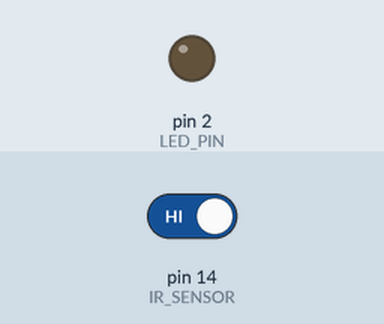
The sketch below on a simulated Arduino Uno, built with avr-gcc and run on an emulated ATmega328P. Parts: output pins drawn as LEDs (lit = HIGH). The test bench sets the inputs (shaded band); at power-on: pin 14 (IR_SENSOR) HIGH. What the sketch prints to the serial monitor is not drawn.

Above: at 1.2 s.
1.3 s: pin 14 (IR_SENSOR) driven LOW
At 2.4 s:
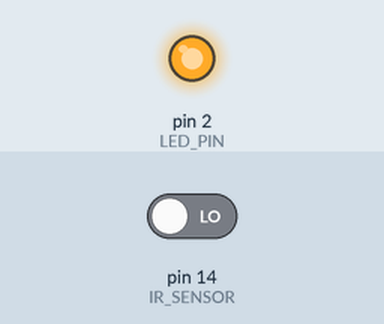
2.8 s: pin 14 (IR_SENSOR) driven HIGH
At 3.6 s:
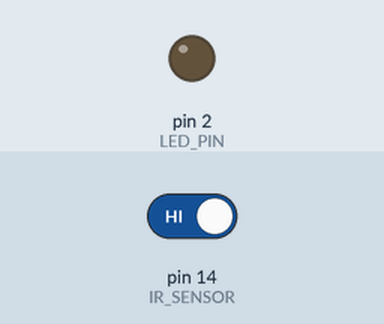
Timing chart, 0 to 5.8 s (numbered marks = the images above; inputs shaded):
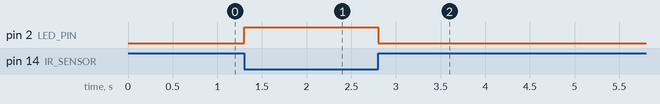

Measured:
- after the input at 1.3 s, pin 2 (LED_PIN): LOW → HIGH at once
- after the input at 2.8 s, pin 2 (LED_PIN): HIGH → LOW at once

The sketch:

CameraServer.ino
```cpp
const int IR_SENSOR = 14;
const int LED_PIN = 2;

void setup() {

  Serial.begin(115200);
  pinMode(IR_SENSOR, INPUT);
  pinMode(LED_PIN, OUTPUT);

  Serial.println("FC-51 Sensor Test - Single Unit");
}

void loop() {
  int status = digitalRead(IR_SENSOR);

  if (status == LOW) {
    digitalWrite(LED_PIN, HIGH);
  }
  else {

    digitalWrite(LED_PIN, LOW);
  }
  delay(100);
}
```
